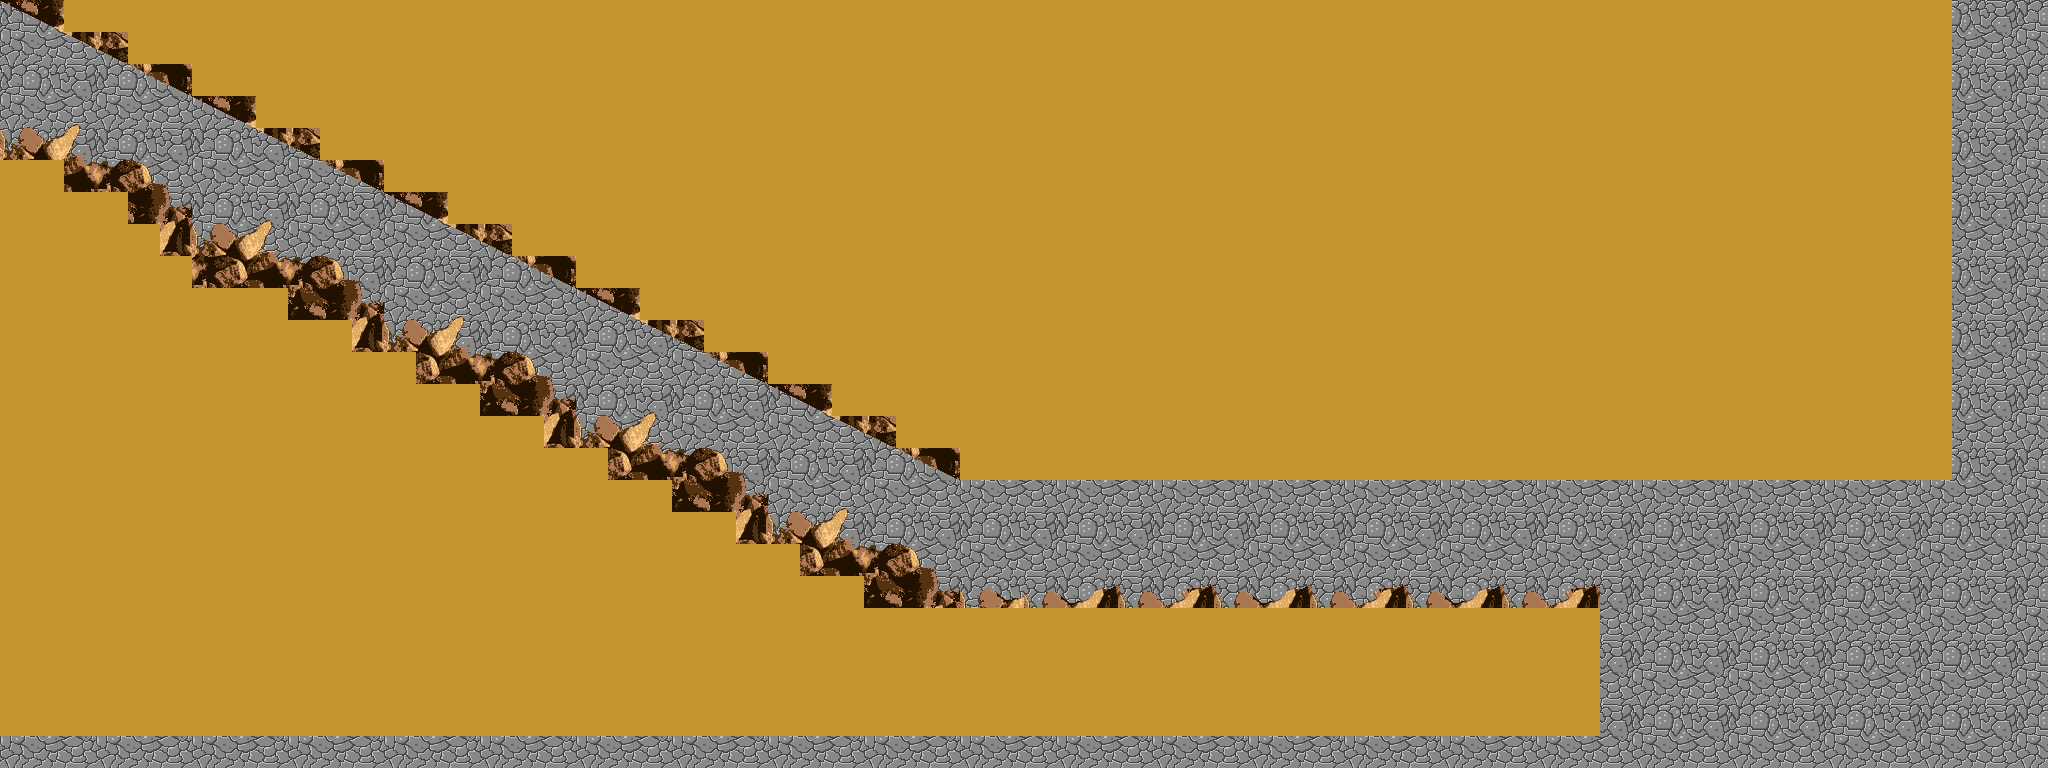

A 2D game scene composited from a Tiled map and its tileset images. What follows is a short description and the map's XML, with each tile layer's data collapsed to a summary:
An orthogonal 64x24 tile map with 32x32 px tiles, 3 tile layers (level1-lo, level1-hi, collisions), 2 tilesets and 7 objects.

<map version="1.0" tiledversion="1.1.5" orientation="orthogonal" renderorder="right-down" width="64" height="24" tilewidth="32" tileheight="32" infinite="0" nextobjectid="18">
 <tileset firstgid="1" name="objects" tilewidth="32" tileheight="32" tilecount="64" columns="8">
  <image source="objects.png" width="256" height="256" />
 </tileset>
 <tileset firstgid="65" name="level1" tilewidth="32" tileheight="32" tilecount="80" columns="16">
  <image source="level1-til.png" width="512" height="160" />
 </tileset>
 <layer name="level1-lo" width="64" height="24">
  <data>[1536 cells, 1536 non-empty, 36 distinct tile ids]</data>
 </layer>
 <layer name="level1-hi" width="64" height="24">
  <data>[1536 cells, 1536 non-empty, 47 distinct tile ids]</data>
 </layer>
 <layer name="collisions" width="64" height="24">
  <data>[1536 cells, 1072 non-empty, 1 distinct tile ids]</data>
 </layer>
 <objectgroup name="objects">
  <object id="4" x="0" y="0">
   <polygon points="0,0 960,480 1952,480 1952,0" />
  </object>
  <object id="5" gid="3" x="1056" y="575.875" width="32" height="32" />
  <object id="6" gid="3" x="1152.13" y="543.75" width="32" height="32" />
  <object id="7" gid="3" x="1280.25" y="512.25" width="32" height="32" />
  <object id="8" gid="3" x="1280.5" y="607.5" width="32" height="32">
   <properties>
    <property name="vx" type="int" value="0" />
   </properties>
  </object>
  <object id="13" gid="4" x="1444.5" y="553" width="32" height="32" />
  <object id="15" gid="5" x="1547" y="561" width="32" height="32" />
 </objectgroup>
</map>
